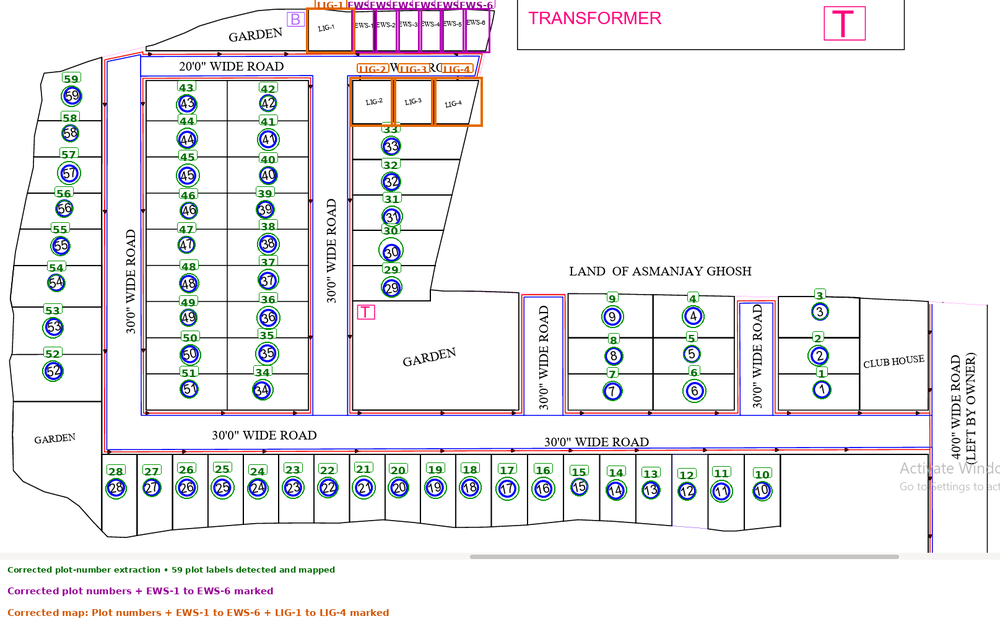
#> input picture marked_map_2.png, 1000 x 624 px, shrunk from 1615 x 1008 before the run, found by its file name
$ python a01_probe.py
#> lines starting #> are read from the running program, lines starting #| are printed output that depends on the picture; after the words box and inside, x2 and y2 are one past the last pixel; in counts of white or black regions, pixels touching at a corner belong together
import cv2, numpy as np, json, os

SRC = r"C:\Users\User\OneDrive\Desktop\gps_map\marked_map_2.png"
img = cv2.imread(SRC, cv2.IMREAD_COLOR)
#> img is the input picture: shape (624, 1000, 3); mean B, G, R 238.6, 236.5, 237.8
H, W = img.shape[:2]
#> H = 624; W = 1000
print(f"image {W}x{H}")
#| image 1000x624

gray = cv2.cvtColor(img, cv2.COLOR_BGR2GRAY)
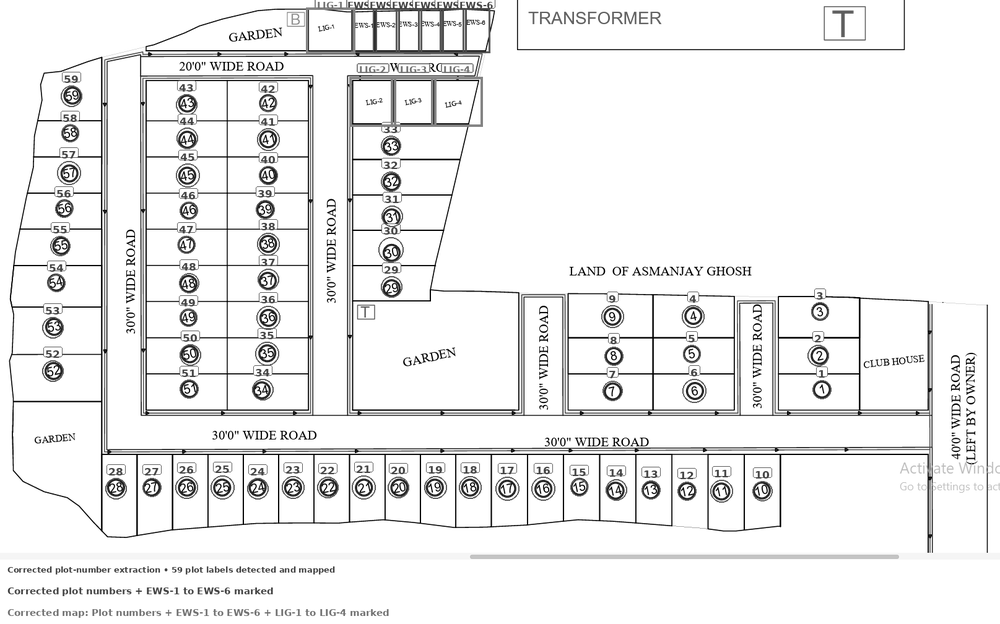
#> gray: shape (624, 1000); min 0, max 255, mean 237.1

# --- ink mask: anything meaningfully darker than paper ---
ink = (gray < 200).astype(np.uint8)
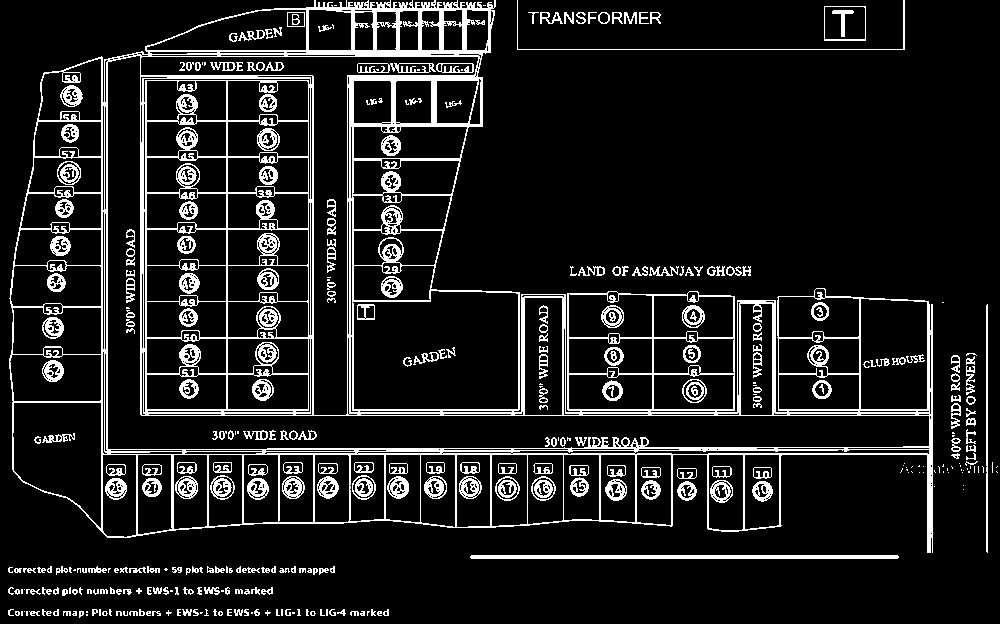
#> ink: shape (624, 1000); values 0 (black) and 1 (white), 11.5% white in thin lines or dots
print("ink px:", int(ink.sum()), f"({ink.sum()/(W*H)*100:.2f}%)")
#| ink px: 71661 (11.48%)

ys, xs = np.nonzero(ink)
print("ink bbox x:", xs.min(), xs.max(), " y:", ys.min(), ys.max())
#| ink bbox x: 8 997  y: 0 617

# --- saturation: are there coloured regions (status fill / amenity colours)? ---
hsv = cv2.cvtColor(img, cv2.COLOR_BGR2HSV)
#> hsv: shape (624, 1000, 3); mean H, S, V 11.2, 12.5, 243.8
sat = hsv[:, :, 1].astype(np.int32)
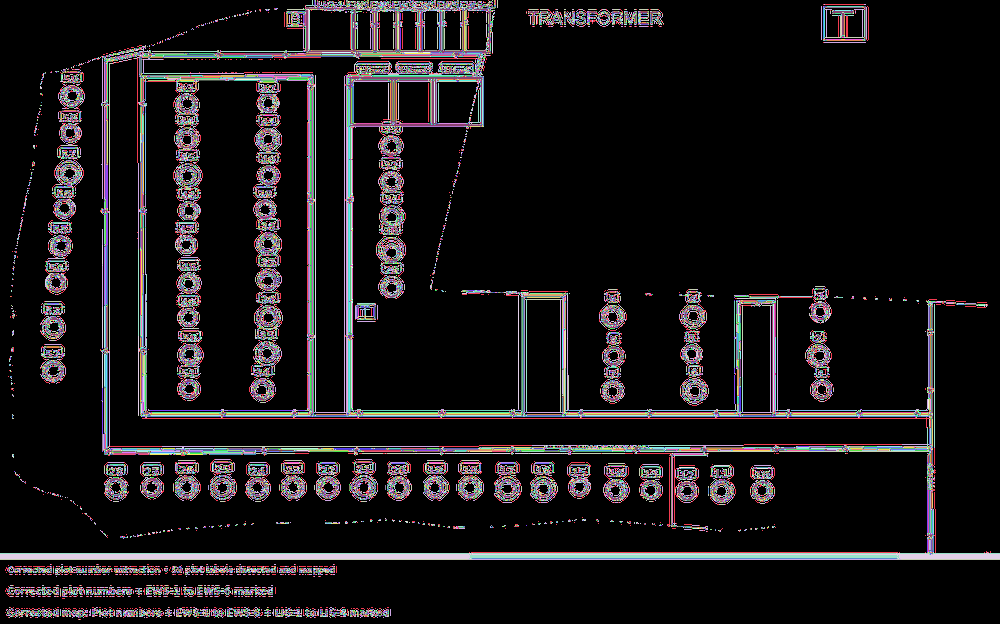
#> sat: shape (624, 1000) int32; 256 distinct labels, from 0 to 255; one colour per label, 0 black
val = hsv[:, :, 2].astype(np.int32)
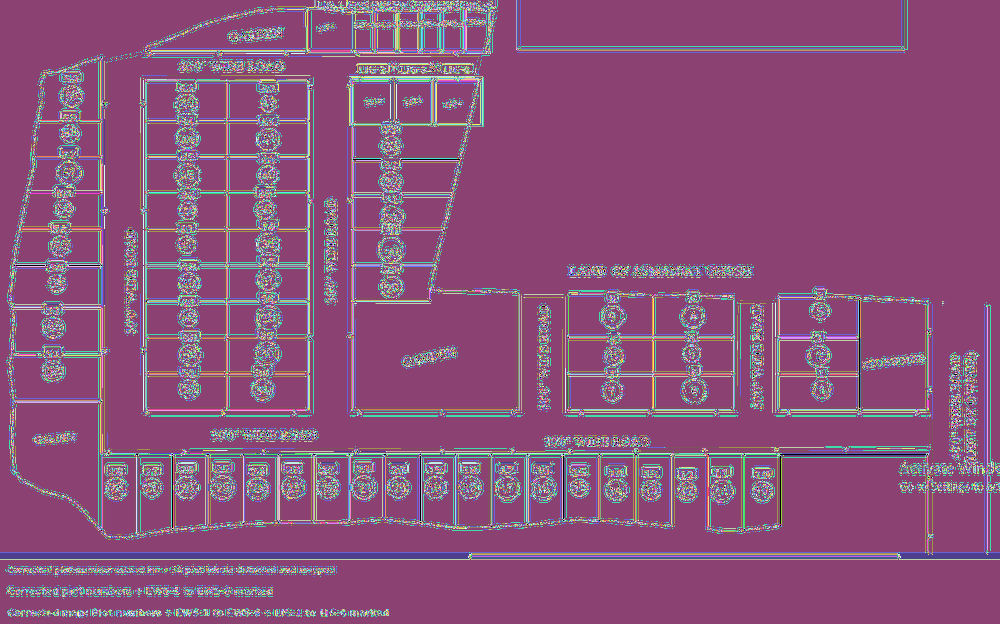
#> val: shape (624, 1000) int32; 256 distinct labels, from 0 to 255; one colour per label, 0 black
coloured = ((sat > 40) & (val > 40)).astype(np.uint8)
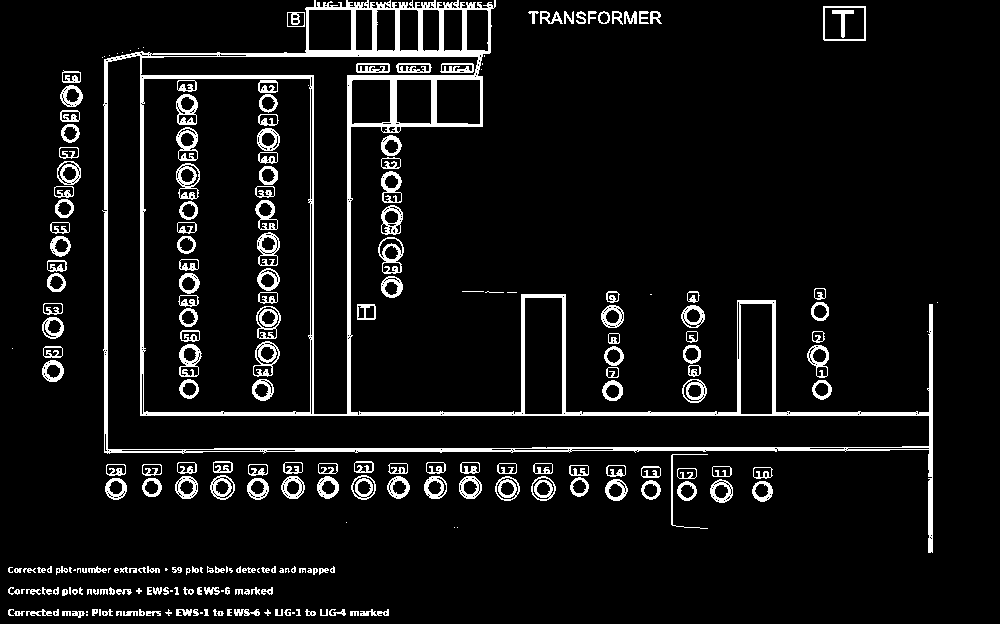
#> coloured: shape (624, 1000); values 0 (black) and 1 (white), 7.4% white; 248 white regions (46 under 20 px), largest, box (x1, y1, x2, y2) and area: (102, 0, 933, 553) 21462, (176, 163, 200, 200) 388, (253, 341, 280, 377) 384
print("coloured px:", int(coloured.sum()))
#| coloured px: 46445
if coloured.sum():
    cy, cx = np.nonzero(coloured)
    print("colour bbox x:", cx.min(), cx.max(), " y:", cy.min(), cy.max())
#| colour bbox x: 8 937  y: 0 617
    # dominant hues of coloured ink
    hues = hsv[:, :, 0][coloured > 0]
    hist = np.bincount(hues, minlength=180).astype(float)
#> hist = 180 values, max 9840 at index 60, min 0 at index 17, mean 258
    top = np.argsort(hist)[::-1][:8]
#> top = [60, 120, 150, 121, 0, 179, 12, 14]
    print("top hues (OpenCV 0-179 = deg/2):", [(int(t), int(hist[t])) for t in top if hist[t] > 50])
#| top hues (OpenCV 0-179 = deg/2): [(60, 9840), (120, 7232), (150, 3032), (121, 2216), (0, 2174), (179, 1908), (12, 1742), (14, 1567)]

# --- orientation of line work (projected gradient energy) ---
edges = cv2.Canny(gray, 50, 150, apertureSize=3)
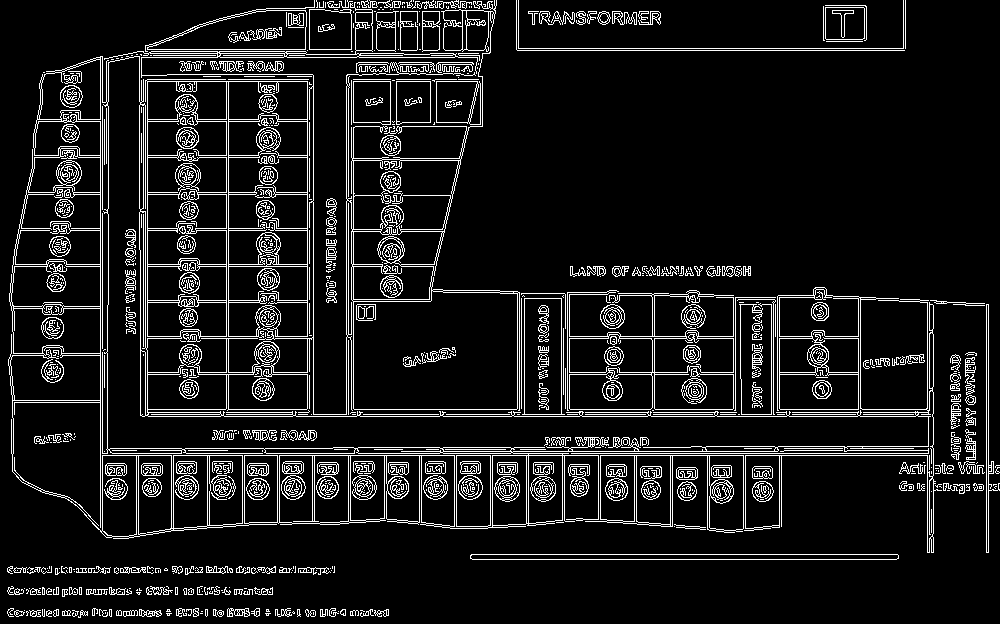
#> edges: shape (624, 1000); 9.8% white in thin lines or dots
lines = cv2.HoughLinesP(edges, 1, np.pi / 1800.0, threshold=120,
                        minLineLength=60, maxLineGap=6)
#> lines = 214 rows, first 6: [100, 455, 933, 455], [142, 416, 932, 416], [100, 453, 933, 453], [561, 409, 741, 409], [140, 414, 932, 414], [403, 447, 932, 446]
angs = []
if lines is not None:
    for l in lines[:, 0]:
        x1, y1, x2, y2 = l
        a = np.degrees(np.arctan2(y2 - y1, x2 - x1))
        angs.append(a + 180 if a < 0 else a)
#> this loop made 214 passes
#> (x1, y1, x2, y2, a) on passes 1 to 3: (100, 455, 933, 455, 0), (142, 416, 932, 416, 0), (100, 453, 933, 453, 0)
#> after the loop, angs = 214 values, max 179.9 at index 5, min 0 at index 0, mean 52.05
    angs = np.array(angs)
    h = np.histogram(angs, bins=36, range=(-180, 180))[0]
#> h = 36 values, max 111 at index 18, min 0 at index 0, mean 5.94
    print("\nHough angle histogram (5deg bins, -180..180):")
    for i, c in enumerate(h):
        if c:
            print(f"  {(-180 + i*5):>5}..{(-175 + i*5):>5} : {c}")
#> this loop made 36 passes
#> c on passes 1 to 12: 0, 0, 0, 0, 0, 0, 0, 0, 0, 0, 0, 0
#|     -90..  -85 : 111
#|     -50..  -45 : 13
#|     -45..  -40 : 68
#|     -40..  -35 : 2
#|      -5..    0 : 20
    print("total strong segments:", len(angs))
#| total strong segments: 214
